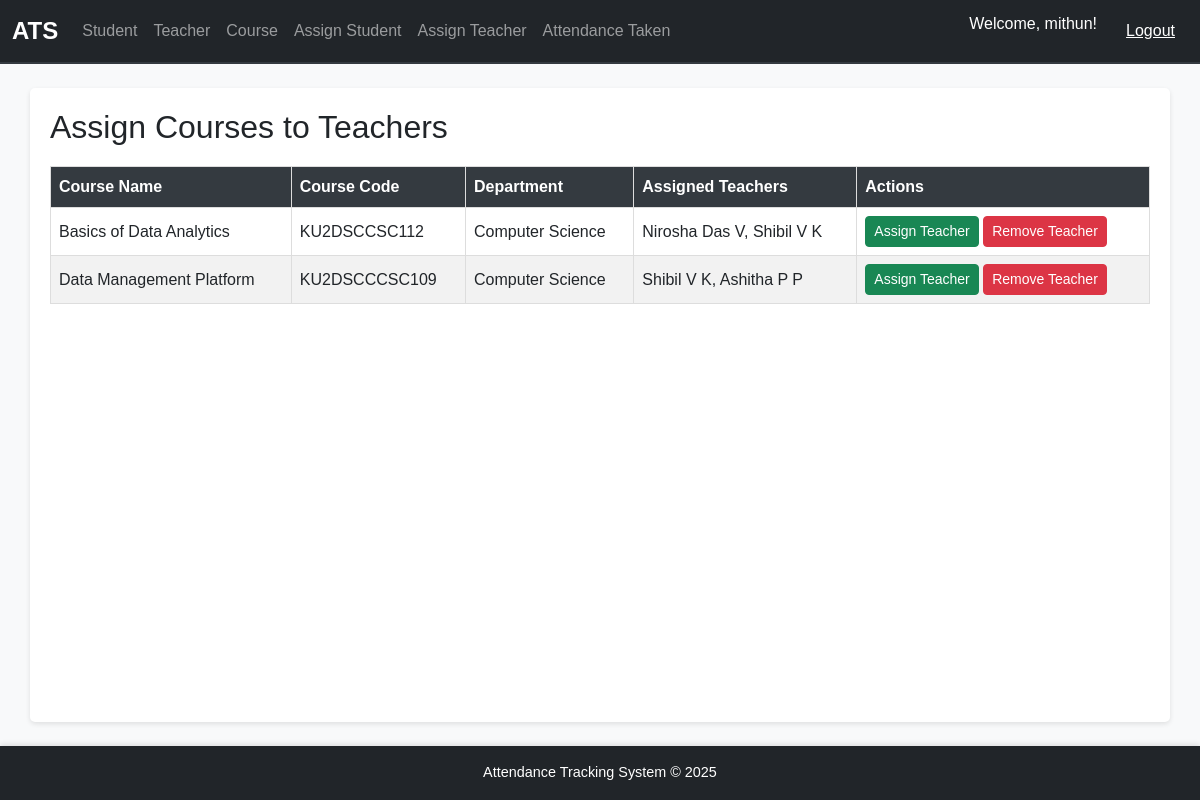
Before: /teacher-course/ (signed in) with the older database file.
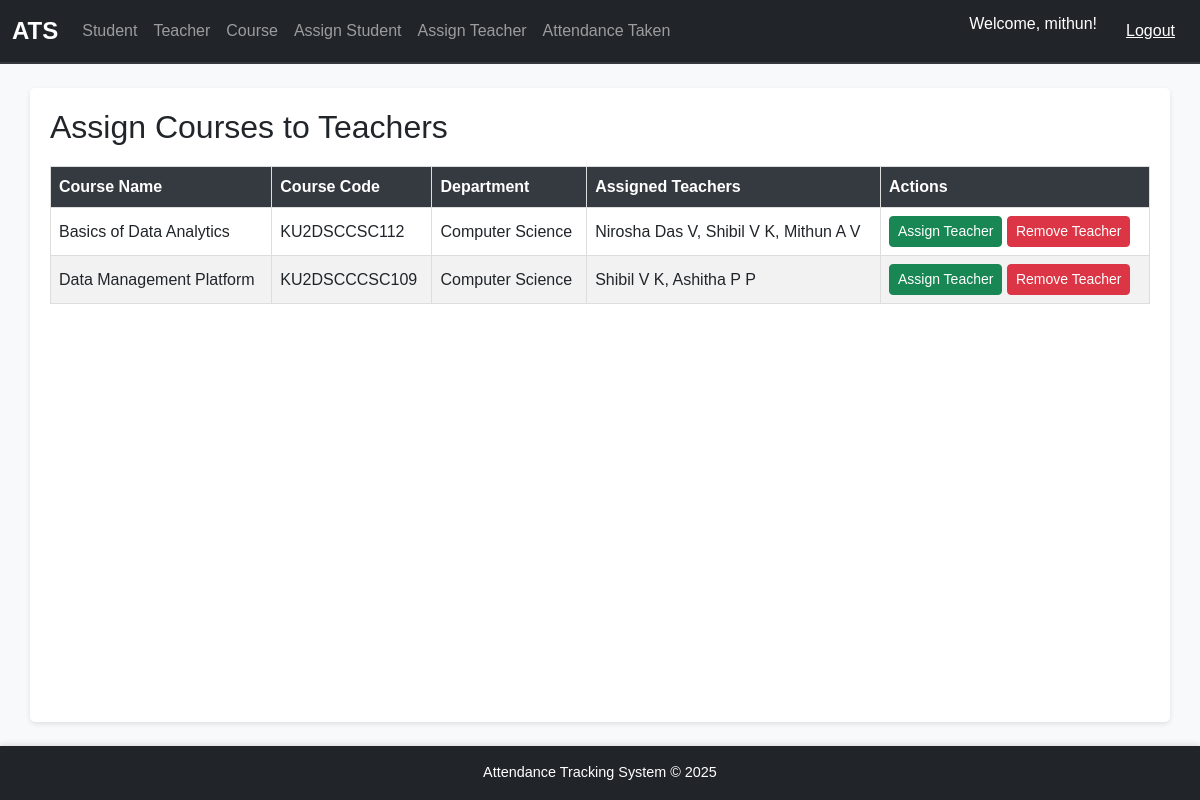
After: the same page with the newer database file.
### attendance/models.py (models this page shows, shortened)
class Course(models.Model):
    SEMESTER_CHOICES = [
        ('1', 'First Semester'),
        ('2', 'Second Semester'),
        ('3', 'Third Semester'),
        ('4', 'Fourth Semester'),
        ('5', 'Fifth Semester'),
        ('6', 'Sixth Semester'),
        ('7', 'Seventh Semester'),
        ('8', 'Eighth Semester'),
    ]
    name = models.CharField(max_length=100)
    code = models.CharField(max_length=20)
    semester = models.CharField(max_length=1, choices=SEMESTER_CHOICES)
    credits = models.IntegerField()
    department = models.ForeignKey(Department, on_delete=models.CASCADE)

class Department(models.Model):
    name = models.CharField(max_length=255, unique=True)

class TeacherCourse(models.Model):
    teacher = models.ForeignKey("Teacher", on_delete=models.CASCADE)
    course = models.ForeignKey("Course", on_delete=models.CASCADE)
    year = models.PositiveIntegerField(editable=False)  # Year is non-editable
    class Meta:
        unique_together = ('teacher', 'course', 'year')

class Teacher(models.Model):
    user = models.OneToOneField(User, on_delete=models.CASCADE)  # Link to default User model
    department = models.ForeignKey(Department, on_delete=models.CASCADE, related_name="teachers")
    phone_number = models.CharField(max_length=15, blank=True)

### attendance/views.py (the view)
# urls.py: path('teacher-course/', views.teacher_course_assign, name='teacher_course_assign'),
@login_required
def teacher_course_assign(request):
    teacher = Teacher.objects.get(user=request.user)
    department = teacher.department
    user = request.user
    courses = Course.objects.filter(department=teacher.department)
    course_teacher_map = {}
    if hasattr(user, 'teacher'):
        teacher = user.teacher
        for course in courses:
            assigned_teachers = TeacherCourse.objects.filter(course=course)
            course_teacher_map[course] = [tc.teacher.user.first_name for tc in assigned_teachers]
    teachers = Teacher.objects.filter(department=department)
    return render(request, 'attendance/teacher_course_form.html', {
        'courses': courses,
        'department':department,
        'course_teacher_map': course_teacher_map,
        'teachers': teachers,  # Pass the teachers list to the template
    })

### attendance/context_processors.py (called while the page is built)
def is_hod(request):
    return {'is_hod': request.user.groups.filter(name='HoD').exists()}

### attendance/templates/attendance/teacher_course_form.html (shortened to what this page needs)
{% extends 'base.html' %}
{% block content %}
    <h2> Assign Courses to Teachers </h2>
    <table>
        <thead>
          <tr>
            <th>Course Name</th>
            <th>Course Code</th>
            <th>Department</th>
            {% if is_hod %}
              <th>Assigned Teachers</th>
              <th>Actions</th>
            {% endif %}
          </tr>
        </thead>
        <tbody>
          {% for course in courses %}
            <tr>
              <td>{{ course.name }}</td>
              <td>{{ course.code }}</td>
              <td>{{ course.department.name }}</td>
              {% if is_hod %}
              <td>
                {% for teacher_course in course.teachercourse_set.all %}
                  {{ teacher_course.teacher.user.first_name }}{% if not forloop.last %}, {% endif %}
                {% endfor %}
              </td>
              <td>
                  <button type="button" class="btn btn-success btn-sm" onclick="showAssignTeacherModal({{ course.id }})">Assign Teacher</button>
                  <button type="button" class="btn btn-danger btn-sm" onclick="showRemoveTeacherModal({{ course.id }})">Remove Teacher</button>
              </td>
              {% endif %}
            </tr>
          {% empty %}
            <tr>
                <td colspan="{% if is_hod %}5{% else %}4{% endif %}">No courses found.</td>
            </tr>
          {% endfor %}
        </tbody>
    </table>
{% endblock %}

Changed rows visible on the page:
shown differently, row unchanged: TeacherCourse (number 2 of 5 on the later page): now shows ","
added TeacherCourse: teacher.user.first_name "Mithun A V", shown under Course "Basics of Data Analytics"
